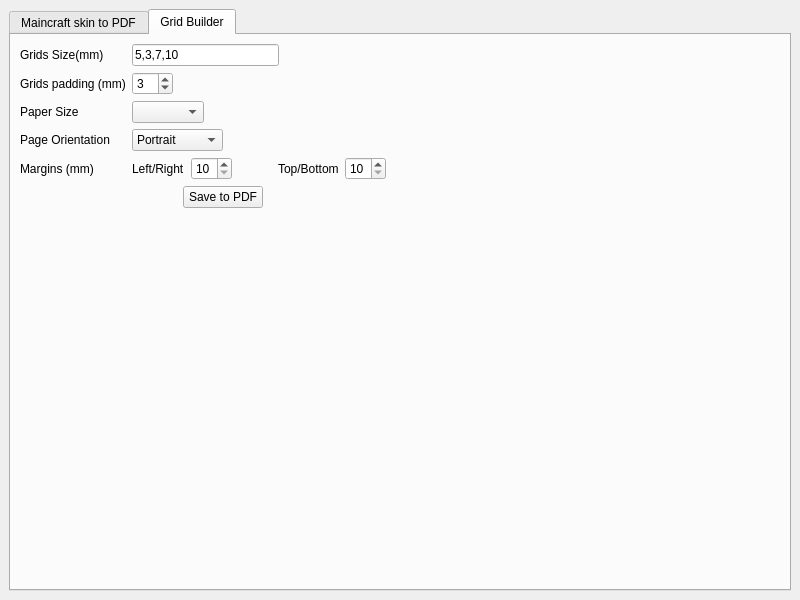
<?xml version="1.0" encoding="UTF-8"?>
<ui version="4.0">
 <class>MainWindow</class>
 <widget class="QMainWindow" name="MainWindow">
  <property name="windowModality">
   <enum>Qt::ApplicationModal</enum>
  </property>
  <property name="geometry">
   <rect>
    <x>0</x>
    <y>0</y>
    <width>800</width>
    <height>600</height>
   </rect>
  </property>
  <property name="minimumSize">
   <size>
    <width>470</width>
    <height>398</height>
   </size>
  </property>
  <property name="windowTitle">
   <string>Maincraft Skin to PDF</string>
  </property>
  <property name="toolButtonStyle">
   <enum>Qt::ToolButtonTextOnly</enum>
  </property>
  <widget class="QWidget" name="centralwidget">
   <property name="minimumSize">
    <size>
     <width>470</width>
     <height>398</height>
    </size>
   </property>
   <layout class="QGridLayout" name="gridLayout_3">
    <item row="0" column="0">
     <widget class="QTabWidget" name="tabWidget">
      <property name="minimumSize">
       <size>
        <width>470</width>
        <height>398</height>
       </size>
      </property>
      <property name="currentIndex">
       <number>1</number>
      </property>
      <widget class="QWidget" name="tab">
       <property name="minimumSize">
        <size>
         <width>450</width>
         <height>359</height>
        </size>
       </property>
       <attribute name="title">
        <string>Maincraft skin to PDF</string>
       </attribute>
       <layout class="QFormLayout" name="formLayout">
        <property name="sizeConstraint">
         <enum>QLayout::SetNoConstraint</enum>
        </property>
        <item row="0" column="0">
         <layout class="QGridLayout" name="gridLayout_6">
          <property name="sizeConstraint">
           <enum>QLayout::SetDefaultConstraint</enum>
          </property>
          <item row="0" column="0">
           <layout class="QGridLayout" name="gridLayout">
            <item row="2" column="2">
             <layout class="QHBoxLayout" name="horizontalLayout_4">
              <property name="sizeConstraint">
               <enum>QLayout::SetMinimumSize</enum>
              </property>
              <item>
               <widget class="QSpinBox" name="sbSkinGridSize">
                <property name="minimum">
                 <number>2</number>
                </property>
                <property name="maximum">
                 <number>20</number>
                </property>
                <property name="value">
                 <number>5</number>
                </property>
               </widget>
              </item>
              <item>
               <spacer name="horizontalSpacer_3">
                <property name="orientation">
                 <enum>Qt::Horizontal</enum>
                </property>
                <property name="sizeHint" stdset="0">
                 <size>
                  <width>40</width>
                  <height>20</height>
                 </size>
                </property>
               </spacer>
              </item>
             </layout>
            </item>
            <item row="2" column="0">
             <widget class="QLabel" name="label_8">
              <property name="text">
               <string>Grid Size(mm)</string>
              </property>
             </widget>
            </item>
            <item row="0" column="2">
             <layout class="QHBoxLayout" name="horizontalLayout">
              <item>
               <widget class="QLineEdit" name="leSkinPNGFile">
                <property name="readOnly">
                 <bool>true</bool>
                </property>
               </widget>
              </item>
              <item>
               <widget class="QPushButton" name="pbSkinBrowsePNG">
                <property name="text">
                 <string>Browse</string>
                </property>
               </widget>
              </item>
             </layout>
            </item>
            <item row="4" column="0">
             <widget class="QLabel" name="label_10">
              <property name="text">
               <string>Skin part padding (mm)</string>
              </property>
             </widget>
            </item>
            <item row="3" column="2">
             <layout class="QHBoxLayout" name="horizontalLayout_5">
              <item>
               <widget class="QSpinBox" name="sbSkinFacePadding">
                <property name="minimum">
                 <number>2</number>
                </property>
                <property name="maximum">
                 <number>10</number>
                </property>
                <property name="value">
                 <number>3</number>
                </property>
               </widget>
              </item>
              <item>
               <spacer name="horizontalSpacer_6">
                <property name="orientation">
                 <enum>Qt::Horizontal</enum>
                </property>
                <property name="sizeHint" stdset="0">
                 <size>
                  <width>40</width>
                  <height>20</height>
                 </size>
                </property>
               </spacer>
              </item>
             </layout>
            </item>
            <item row="9" column="0">
             <widget class="QLabel" name="label_5">
              <property name="text">
               <string>Margins (mm)</string>
              </property>
             </widget>
            </item>
            <item row="8" column="0">
             <widget class="QLabel" name="label_4">
              <property name="text">
               <string>Page Orientation</string>
              </property>
             </widget>
            </item>
            <item row="0" column="0">
             <widget class="QLabel" name="label">
              <property name="text">
               <string>PNG Skin file</string>
              </property>
             </widget>
            </item>
            <item row="1" column="0">
             <widget class="QLabel" name="label_2">
              <property name="text">
               <string>Mob name</string>
              </property>
             </widget>
            </item>
            <item row="1" column="2">
             <widget class="QLineEdit" name="leMobName">
              <property name="maxLength">
               <number>15</number>
              </property>
             </widget>
            </item>
            <item row="9" column="2">
             <layout class="QHBoxLayout" name="horizontalLayout_2">
              <item>
               <widget class="QLabel" name="label_6">
                <property name="text">
                 <string>Left/Right</string>
                </property>
               </widget>
              </item>
              <item>
               <widget class="QSpinBox" name="sbSkinMarginHor">
                <property name="minimum">
                 <number>10</number>
                </property>
                <property name="maximum">
                 <number>30</number>
                </property>
               </widget>
              </item>
              <item>
               <spacer name="horizontalSpacer">
                <property name="orientation">
                 <enum>Qt::Horizontal</enum>
                </property>
                <property name="sizeHint" stdset="0">
                 <size>
                  <width>40</width>
                  <height>20</height>
                 </size>
                </property>
               </spacer>
              </item>
              <item>
               <widget class="QLabel" name="label_7">
                <property name="text">
                 <string>Top/Bottom</string>
                </property>
               </widget>
              </item>
              <item>
               <widget class="QSpinBox" name="sbSkinMarginVert">
                <property name="minimum">
                 <number>10</number>
                </property>
                <property name="maximum">
                 <number>30</number>
                </property>
               </widget>
              </item>
              <item>
               <spacer name="horizontalSpacer_2">
                <property name="orientation">
                 <enum>Qt::Horizontal</enum>
                </property>
                <property name="sizeHint" stdset="0">
                 <size>
                  <width>40</width>
                  <height>20</height>
                 </size>
                </property>
               </spacer>
              </item>
             </layout>
            </item>
            <item row="3" column="0">
             <widget class="QLabel" name="label_9">
              <property name="text">
               <string>Skin face padding (mm)</string>
              </property>
             </widget>
            </item>
            <item row="7" column="0">
             <widget class="QLabel" name="label_3">
              <property name="text">
               <string>Paper Size</string>
              </property>
             </widget>
            </item>
            <item row="5" column="0">
             <widget class="QLabel" name="label_16">
              <property name="text">
               <string>Flip Skin Horizontally</string>
              </property>
             </widget>
            </item>
            <item row="5" column="2">
             <widget class="QCheckBox" name="checkSkinFlipHor">
              <property name="text">
               <string/>
              </property>
             </widget>
            </item>
            <item row="7" column="2">
             <layout class="QHBoxLayout" name="horizontalLayout_7">
              <item>
               <widget class="QComboBox" name="cbSkinPaperSize"/>
              </item>
              <item>
               <spacer name="horizontalSpacer_8">
                <property name="orientation">
                 <enum>Qt::Horizontal</enum>
                </property>
                <property name="sizeHint" stdset="0">
                 <size>
                  <width>40</width>
                  <height>20</height>
                 </size>
                </property>
               </spacer>
              </item>
             </layout>
            </item>
            <item row="4" column="2">
             <layout class="QHBoxLayout" name="horizontalLayout_6">
              <item>
               <widget class="QSpinBox" name="sbSkinPartPadding">
                <property name="minimum">
                 <number>10</number>
                </property>
                <property name="maximum">
                 <number>30</number>
                </property>
                <property name="value">
                 <number>15</number>
                </property>
               </widget>
              </item>
              <item>
               <spacer name="horizontalSpacer_7">
                <property name="orientation">
                 <enum>Qt::Horizontal</enum>
                </property>
                <property name="sizeHint" stdset="0">
                 <size>
                  <width>40</width>
                  <height>20</height>
                 </size>
                </property>
               </spacer>
              </item>
             </layout>
            </item>
            <item row="8" column="2">
             <layout class="QHBoxLayout" name="horizontalLayout_9">
              <item>
               <widget class="QComboBox" name="cbSkinPageOrientation">
                <item>
                 <property name="text">
                  <string>Portrait</string>
                 </property>
                </item>
                <item>
                 <property name="text">
                  <string>Landscape</string>
                 </property>
                </item>
               </widget>
              </item>
              <item>
               <spacer name="horizontalSpacer_9">
                <property name="orientation">
                 <enum>Qt::Horizontal</enum>
                </property>
                <property name="sizeHint" stdset="0">
                 <size>
                  <width>40</width>
                  <height>20</height>
                 </size>
                </property>
               </spacer>
              </item>
             </layout>
            </item>
            <item row="6" column="0">
             <widget class="QLabel" name="label_17">
              <property name="text">
               <string>Merge Mask on Face</string>
              </property>
             </widget>
            </item>
            <item row="6" column="2">
             <widget class="QCheckBox" name="checkSkinMergeMask">
              <property name="text">
               <string/>
              </property>
              <property name="checked">
               <bool>true</bool>
              </property>
             </widget>
            </item>
           </layout>
          </item>
          <item row="1" column="0">
           <layout class="QHBoxLayout" name="horizontalLayout_3">
            <item>
             <spacer name="horizontalSpacer_4">
              <property name="orientation">
               <enum>Qt::Horizontal</enum>
              </property>
              <property name="sizeHint" stdset="0">
               <size>
                <width>40</width>
                <height>20</height>
               </size>
              </property>
             </spacer>
            </item>
            <item>
             <widget class="QPushButton" name="pbSkinSavePDF">
              <property name="text">
               <string>Save to PDF</string>
              </property>
             </widget>
            </item>
            <item>
             <spacer name="horizontalSpacer_5">
              <property name="orientation">
               <enum>Qt::Horizontal</enum>
              </property>
              <property name="sizeHint" stdset="0">
               <size>
                <width>40</width>
                <height>20</height>
               </size>
              </property>
             </spacer>
            </item>
           </layout>
          </item>
         </layout>
        </item>
       </layout>
      </widget>
      <widget class="QWidget" name="tab_2">
       <property name="minimumSize">
        <size>
         <width>450</width>
         <height>359</height>
        </size>
       </property>
       <attribute name="title">
        <string>Grid Builder</string>
       </attribute>
       <layout class="QFormLayout" name="formLayout_2">
        <item row="0" column="0">
         <layout class="QVBoxLayout" name="verticalLayout_2">
          <property name="sizeConstraint">
           <enum>QLayout::SetNoConstraint</enum>
          </property>
          <item>
           <layout class="QGridLayout" name="gridLayout_4">
            <item row="0" column="0">
             <widget class="QLabel" name="label_20">
              <property name="text">
               <string>Grids Size(mm)</string>
              </property>
             </widget>
            </item>
            <item row="0" column="2">
             <layout class="QHBoxLayout" name="horizontalLayout_12">
              <item>
               <widget class="QLineEdit" name="leGridGridsSizes">
                <property name="text">
                 <string>5,3,7,10</string>
                </property>
               </widget>
              </item>
              <item>
               <spacer name="horizontalSpacer_13">
                <property name="orientation">
                 <enum>Qt::Horizontal</enum>
                </property>
                <property name="sizeHint" stdset="0">
                 <size>
                  <width>40</width>
                  <height>20</height>
                 </size>
                </property>
               </spacer>
              </item>
             </layout>
            </item>
            <item row="1" column="0">
             <widget class="QLabel" name="label_11">
              <property name="text">
               <string>Grids padding (mm)</string>
              </property>
             </widget>
            </item>
            <item row="3" column="0">
             <widget class="QLabel" name="label_13">
              <property name="text">
               <string>Page Orientation</string>
              </property>
             </widget>
            </item>
            <item row="3" column="2">
             <layout class="QHBoxLayout" name="horizontalLayout_16">
              <item>
               <widget class="QComboBox" name="cbGridPageOrientation">
                <item>
                 <property name="text">
                  <string>Portrait</string>
                 </property>
                </item>
                <item>
                 <property name="text">
                  <string>Landscape</string>
                 </property>
                </item>
               </widget>
              </item>
              <item>
               <spacer name="horizontalSpacer_16">
                <property name="orientation">
                 <enum>Qt::Horizontal</enum>
                </property>
                <property name="sizeHint" stdset="0">
                 <size>
                  <width>40</width>
                  <height>20</height>
                 </size>
                </property>
               </spacer>
              </item>
             </layout>
            </item>
            <item row="1" column="2">
             <layout class="QHBoxLayout" name="horizontalLayout_15">
              <item>
               <widget class="QSpinBox" name="sbGridPadding">
                <property name="minimum">
                 <number>2</number>
                </property>
                <property name="maximum">
                 <number>10</number>
                </property>
                <property name="value">
                 <number>3</number>
                </property>
               </widget>
              </item>
              <item>
               <spacer name="horizontalSpacer_15">
                <property name="orientation">
                 <enum>Qt::Horizontal</enum>
                </property>
                <property name="sizeHint" stdset="0">
                 <size>
                  <width>40</width>
                  <height>20</height>
                 </size>
                </property>
               </spacer>
              </item>
             </layout>
            </item>
            <item row="2" column="0">
             <widget class="QLabel" name="label_18">
              <property name="text">
               <string>Paper Size</string>
              </property>
             </widget>
            </item>
            <item row="2" column="2">
             <layout class="QHBoxLayout" name="horizontalLayout_14">
              <item>
               <widget class="QComboBox" name="cbGridPaperSize"/>
              </item>
              <item>
               <spacer name="horizontalSpacer_14">
                <property name="orientation">
                 <enum>Qt::Horizontal</enum>
                </property>
                <property name="sizeHint" stdset="0">
                 <size>
                  <width>40</width>
                  <height>20</height>
                 </size>
                </property>
               </spacer>
              </item>
             </layout>
            </item>
            <item row="4" column="0">
             <widget class="QLabel" name="label_12">
              <property name="text">
               <string>Margins (mm)</string>
              </property>
             </widget>
            </item>
            <item row="4" column="2">
             <layout class="QHBoxLayout" name="horizontalLayout_11">
              <item>
               <widget class="QLabel" name="label_14">
                <property name="text">
                 <string>Left/Right</string>
                </property>
               </widget>
              </item>
              <item>
               <widget class="QSpinBox" name="sbGridMarginHor">
                <property name="minimum">
                 <number>10</number>
                </property>
                <property name="maximum">
                 <number>30</number>
                </property>
               </widget>
              </item>
              <item>
               <spacer name="horizontalSpacer_11">
                <property name="orientation">
                 <enum>Qt::Horizontal</enum>
                </property>
                <property name="sizeHint" stdset="0">
                 <size>
                  <width>40</width>
                  <height>20</height>
                 </size>
                </property>
               </spacer>
              </item>
              <item>
               <widget class="QLabel" name="label_15">
                <property name="text">
                 <string>Top/Bottom</string>
                </property>
               </widget>
              </item>
              <item>
               <widget class="QSpinBox" name="sbGridMarginVert">
                <property name="minimum">
                 <number>10</number>
                </property>
                <property name="maximum">
                 <number>30</number>
                </property>
               </widget>
              </item>
              <item>
               <spacer name="horizontalSpacer_12">
                <property name="orientation">
                 <enum>Qt::Horizontal</enum>
                </property>
                <property name="sizeHint" stdset="0">
                 <size>
                  <width>40</width>
                  <height>20</height>
                 </size>
                </property>
               </spacer>
              </item>
             </layout>
            </item>
           </layout>
          </item>
          <item>
           <layout class="QHBoxLayout" name="horizontalLayout_13">
            <property name="sizeConstraint">
             <enum>QLayout::SetNoConstraint</enum>
            </property>
            <item>
             <spacer name="horizontalSpacer_17">
              <property name="orientation">
               <enum>Qt::Horizontal</enum>
              </property>
              <property name="sizeHint" stdset="0">
               <size>
                <width>40</width>
                <height>20</height>
               </size>
              </property>
             </spacer>
            </item>
            <item>
             <widget class="QPushButton" name="pbGridSavePDF">
              <property name="text">
               <string>Save to PDF</string>
              </property>
             </widget>
            </item>
            <item>
             <spacer name="horizontalSpacer_10">
              <property name="orientation">
               <enum>Qt::Horizontal</enum>
              </property>
              <property name="sizeHint" stdset="0">
               <size>
                <width>40</width>
                <height>20</height>
               </size>
              </property>
             </spacer>
            </item>
           </layout>
          </item>
         </layout>
        </item>
       </layout>
      </widget>
     </widget>
    </item>
   </layout>
  </widget>
 </widget>
 <resources/>
 <connections/>
</ui>
